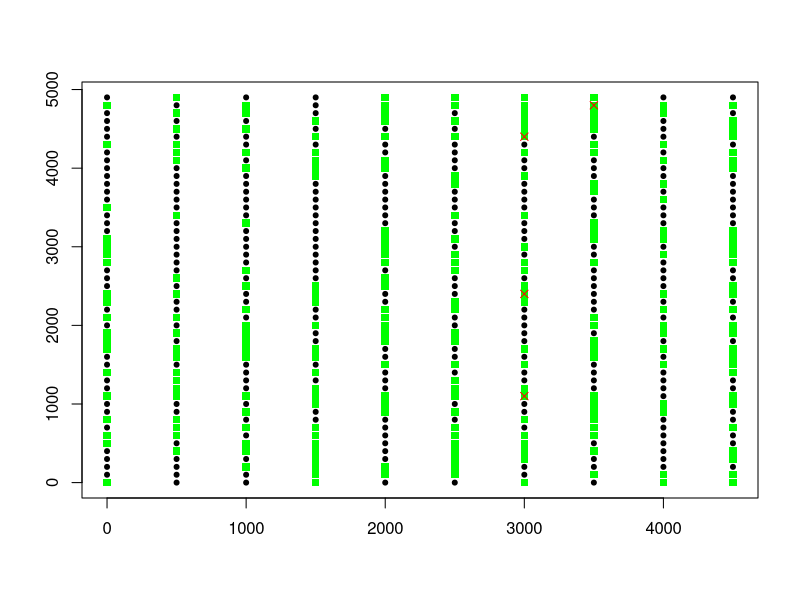
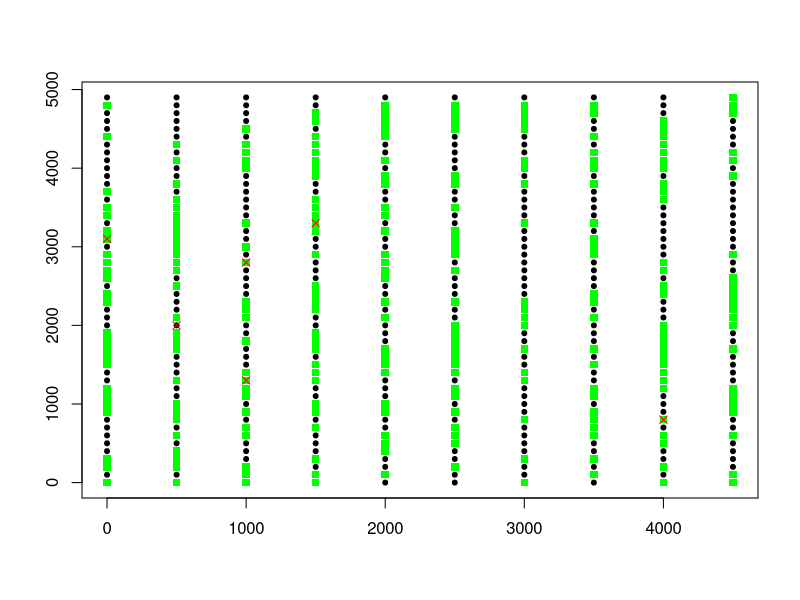
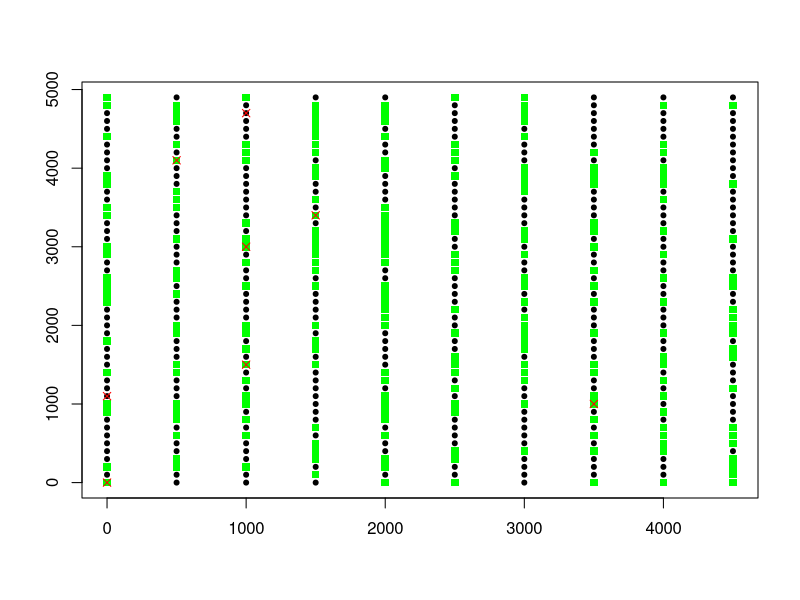
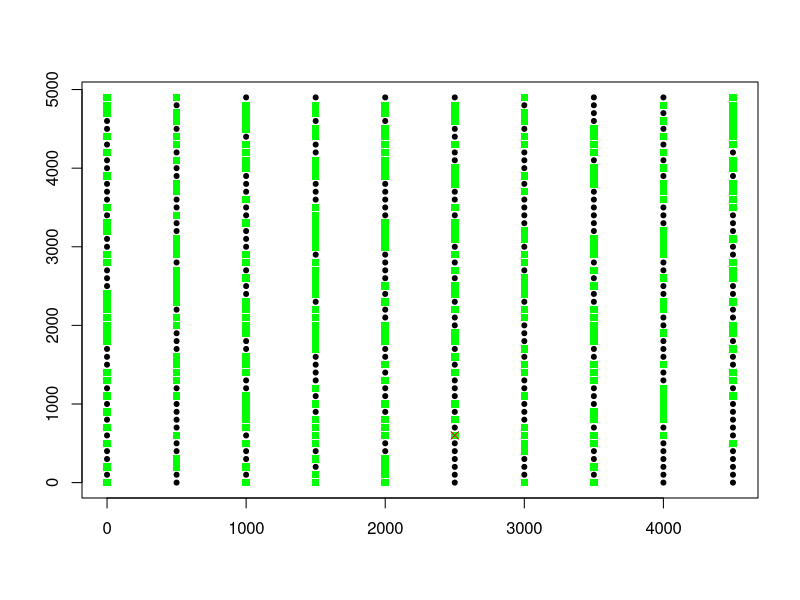
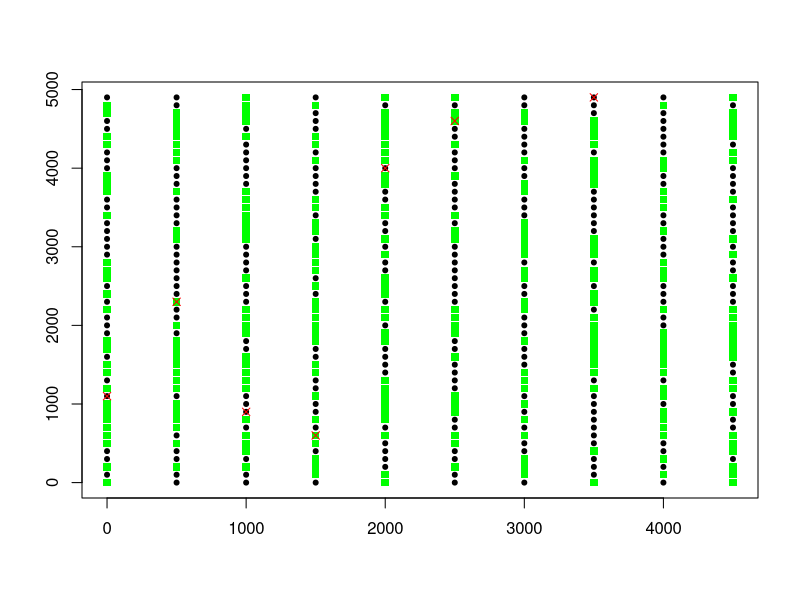
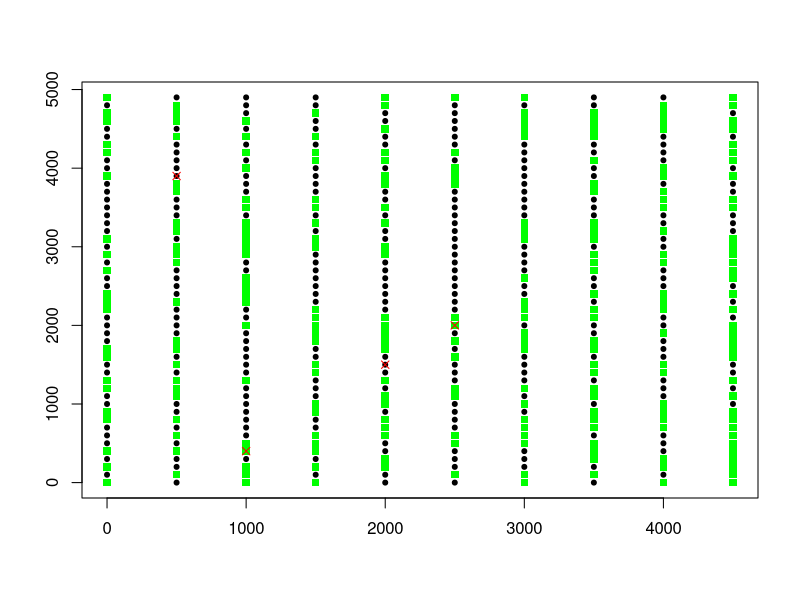
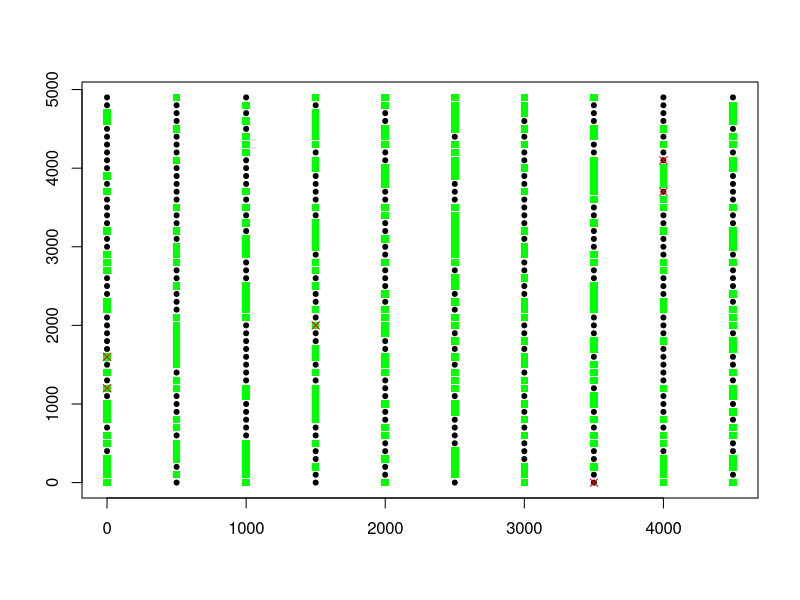
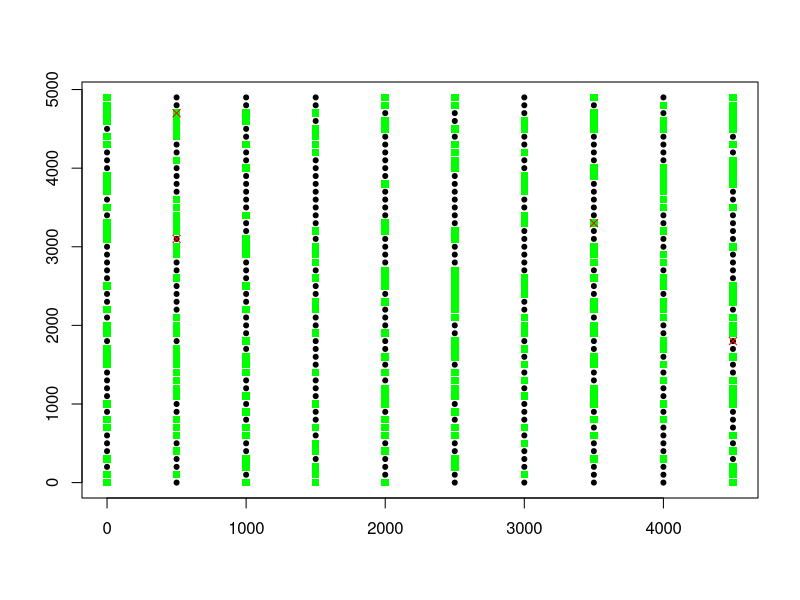

Reproduce these figures in R, in order. (Note: this script raises an error after producing the figures.)
noiseevents <- 10

teles <- read.csv('telescope.txt',header=FALSE,sep=" ")
names(teles) <- c('Telescope','X','Y')

#asteroid <- c(-539773,-63317,4821,563,100)
asteroid <- read.csv('asteroid.txt',header=FALSE,sep=" ")

# y -> ax + b
a <- asteroid[4]/asteroid[3]
b <- asteroid[2] - a * asteroid[1]
xint <- -b/a
s <- c(xint,0)

#with(teles,plot(X,Y,pch=3))

# position of asteroid at time t
position <- function(x0,y0,vx,vy,t) {
  yp <- (y0 + t*vy)
  xp <- (x0 + t*vx)
  c(xp,yp)
}

events <- read.csv('events.txt',header=FALSE,sep=" ")
names(events) <- c('Telescope','T1','T2','Type')

start = min(events$T1)
end   = max(events$T2)
frames = 50
range <- (end-start)/frames

f2 <- range + start
f1 <- start

for(i in 1:frames) {
  # creating a name for each plot file with leading zeros
  if (i < 10) {name = paste('000',i,'plot.png',sep='')}
  if (i < 100 && i >= 10) {name = paste('00',i,'plot.png', sep='')}
  if (i >= 100) {name = paste('0', i,'plot.png', sep='')}
  png(name)
  frame <- events[((events$T1 < f2)&(events$T2 > f1)),]
  notframe <- events[!((events$T1 < f2)&(events$T2 > f1)),]
  #print(nrow(frame))
  with(teles,plot(X,Y,pch=20,xlab="",ylab=""))

  posn <- position(asteroid[1],asteroid[2],asteroid[3],asteroid[4],(f1+range/2))
  #segments(s[1],s[2],x1=posn[1],y1=posn[2])

  for (i in 1:nrow(frame)) {
    points(teles[frame[i,1]+1,2:3],type='p',col='green',pch=15)
    #symbols(teles[frame[i,1]+1,2:3],circles,col='green')
  }
  # Add noise 
  noise <- sample(0:noiseevents,1)
  for (i in 1:noise) {
    point <- sample(1:nrow(teles),1)
    points(teles[point,2:3],type='p',col='red',pch=4)
    print(teles[point,2:3])
  }

  f1 <- f2
  f2 <- f2 + range
  dev.off()
}
  
#for (i in 1:50) {
#  for (i in 1:nrow(frame)) {
#    points(teles[frame[i,1]+1,2:3],type='p',col='red',pch=2)
#  }
#  f1 <- f2
#  f2 <- f2 + range
#  print(f2)
#  Sys.sleep(0.5)
#}

